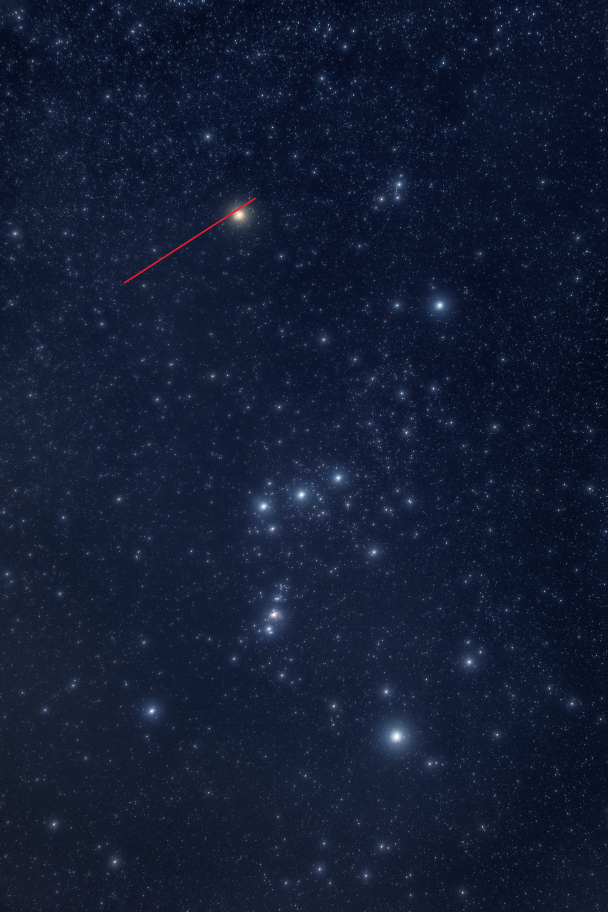
#> input picture 1_2.jpg, 1824 x 2736 px, given in place of 1_1.jpg, which was not available (shown at 1/3 size); the run also reads 1 picture not shown here
$ python main2.py
#> lines starting #> are read from the running program, lines starting #| are printed output that depends on the picture; pictures that were not available may be replaced by others from this repository, and a replacement may not be noted
import cv2

def resize_image(image, width=800, height=600):
    return cv2.resize(image, (width, height))

def compare_images(target_image, reference_images):
    target_image = resize_image(target_image)
    unmatched_results = []
    best_match = None
    best_similarity = float('inf')

    reference_names = ["Orion", "Cassiopeia", "Big Dipper"]

    for i, ref_image in enumerate(reference_images):
        ref_image = resize_image(ref_image)
        difference = cv2.absdiff(target_image, ref_image)
        gray_difference = cv2.cvtColor(difference, cv2.COLOR_BGR2GRAY)
        similarity = cv2.mean(gray_difference)[0]

        if similarity < best_similarity:
            if best_match is not None:
                unmatched_results.append((best_match[1], best_similarity))
            best_similarity = similarity
            best_match = (ref_image, reference_names[i])
        else:
            unmatched_results.append((reference_names[i], similarity))

    return unmatched_results, best_match

# Load the target image and reference images
target_image = cv2.imread("1_1.jpg")
#> target_image is the input picture: shape (2736, 1824, 3); mean B, G, R 52.2, 29.1, 19.5
reference_images = [cv2.imread("1.jpg"), cv2.imread("2.jpg"), cv2.imread("3.jpg")]
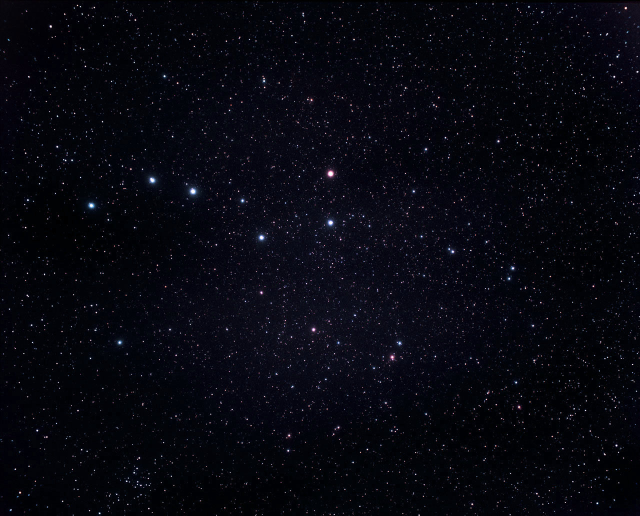
#> input picture 3_1.jpg, 1280 x 1031 px, given in place of 1.jpg, which was not available (shown at 1/2 size)

unmatched_results, best_match = compare_images(target_image, reference_images)
#> in resize_image, `return cv2.resize(image, (width, height))`:
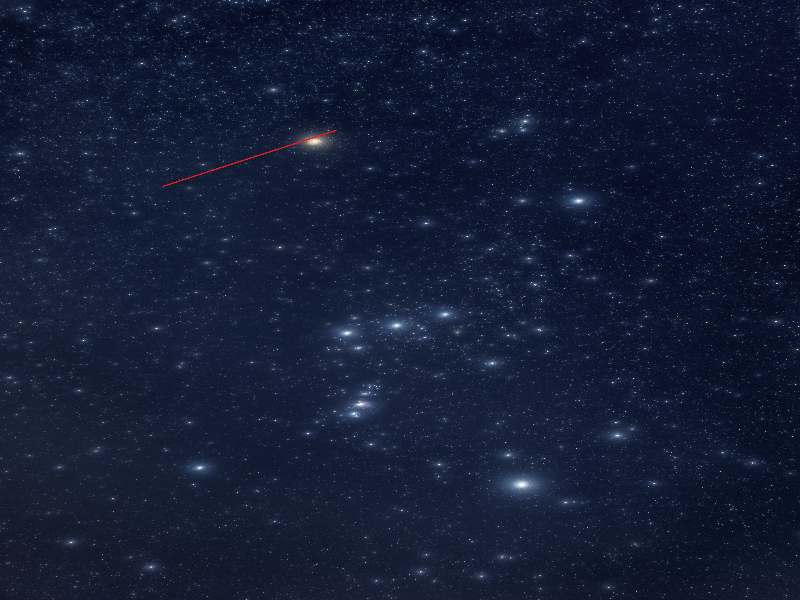
#> returned value: shape (600, 800, 3); mean of channels 0, 1, 2 52.1, 29, 19.4; drawn as B, G, R
#> the loop in compare_images, `for i, ref_image in enumerate(reference_images):` made 3 passes
#> best_similarity on pass 1: 23.51
#> pass 1, in compare_images, `ref_image = resize_image(ref_image)`:
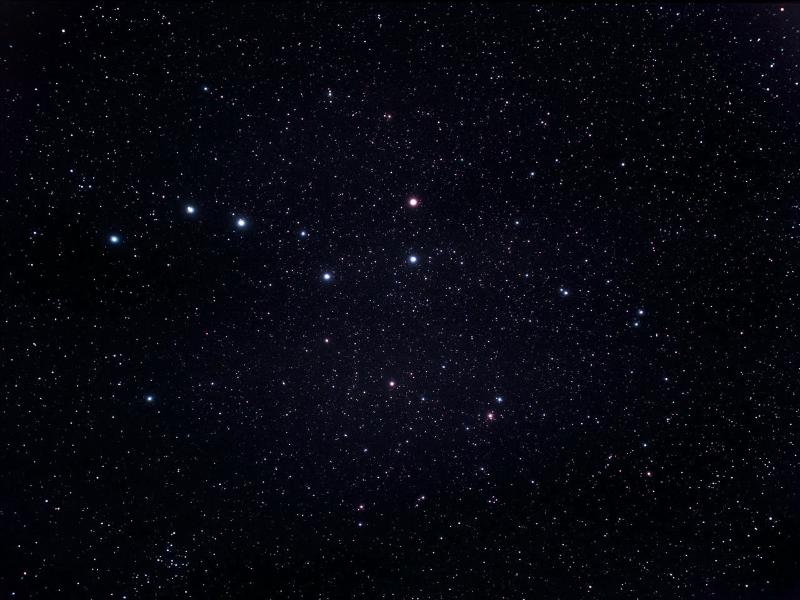
#> ref_image: shape (600, 800, 3); mean of channels 0, 1, 2 15, 7, 6.4; drawn as B, G, R
#> pass 1, in compare_images, `difference = cv2.absdiff(target_image, ref_image)`:
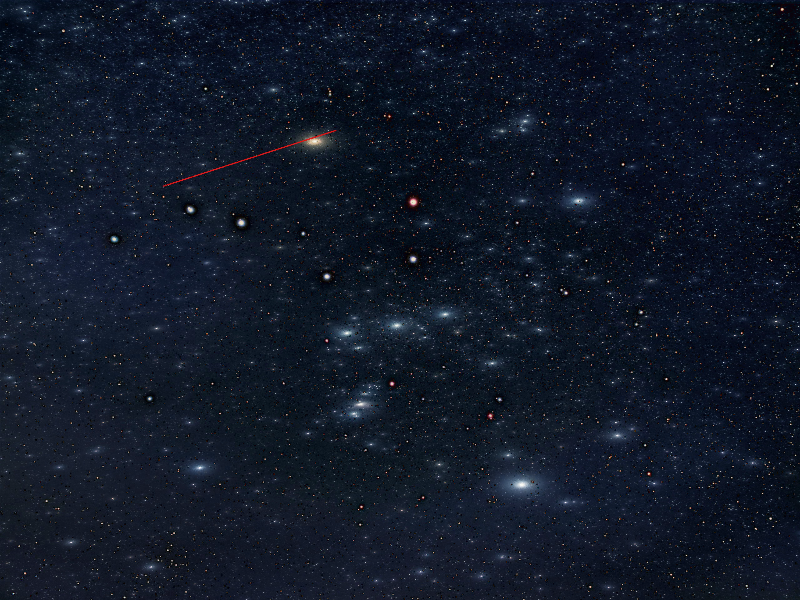
#> difference: shape (600, 800, 3); mean of channels 0, 1, 2 39, 24.1, 16.3; drawn as B, G, R
#> pass 1, in compare_images, `gray_difference = cv2.cvtColor(difference, cv2.COLOR_BGR2GRAY)`:
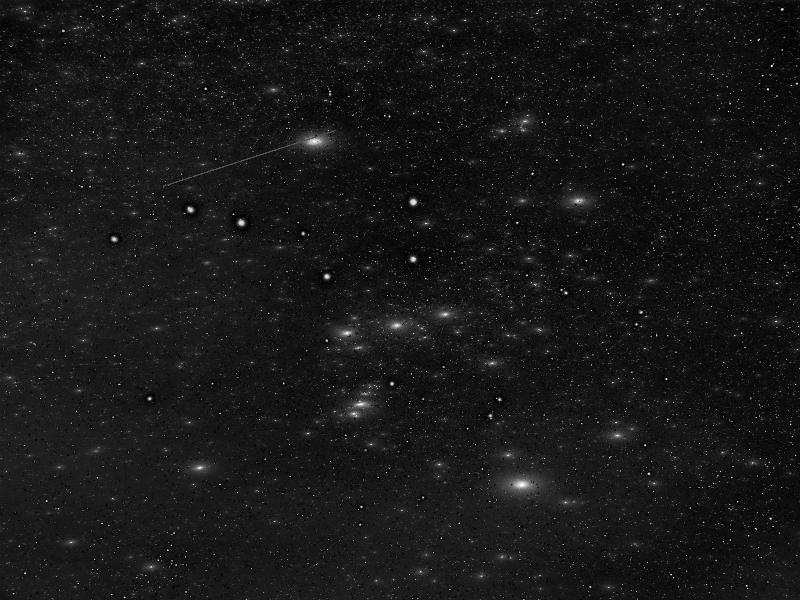
#> gray_difference: shape (600, 800); min 0, max 249, mean 23.5
#> after the loop in compare_images, `for i, ref_image in enumerate(reference_images):`: best_similarity = 23.51; unmatched_results = [('Cassiopeia', 23.51), ('Big Dipper', 23.51)]
#> unmatched_results = [('Cassiopeia', 23.51), ('Big Dipper', 23.51)]

for ref_name, similarity in unmatched_results:
    print(f"Unmatched image: {ref_name} (Similarity: {similarity:.2f})")
#> this loop made 2 passes
#| Unmatched image: Cassiopeia (Similarity: 23.51)
#| Unmatched image: Big Dipper (Similarity: 23.51)

if best_match is not None:
    matched_name = best_match[1]
#> matched_name = 'Orion'
    print(f"\nMatched image: {matched_name}")
#| Matched image: Orion

cv2.imshow(f"Matched Image - {matched_name}", best_match[0])
cv2.waitKey(0)
cv2.destroyAllWindows()
